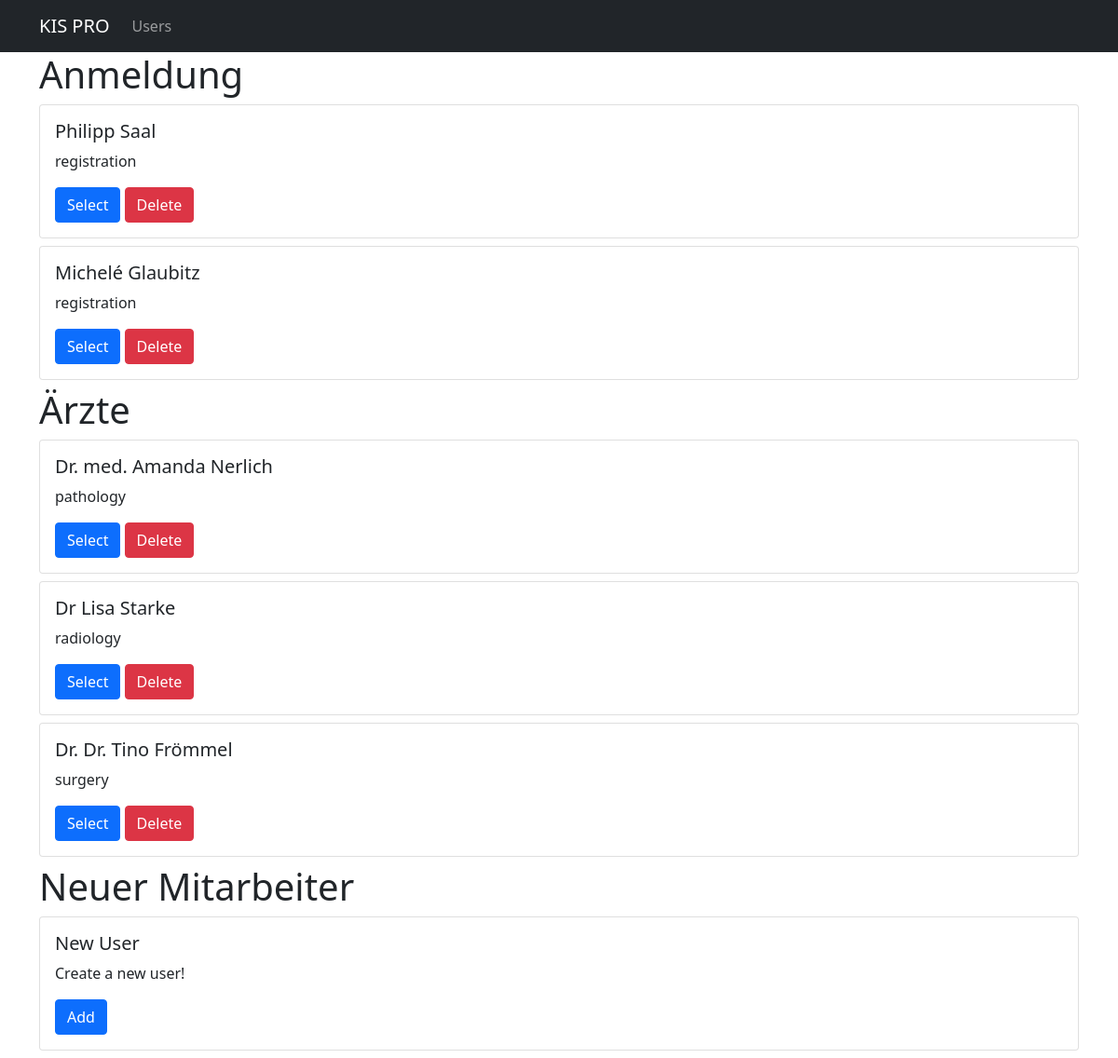
The page / on the database its author committed.
### kis_pro/models.py (models this page shows, shortened)
class Person(models.Model):
    title = models.CharField(max_length=50)
    firstname = models.CharField(max_length=100)
    lastname = models.CharField(max_length=100)
    def user_print(self):
        return self.title + ' ' + self.firstname + ' ' + self.lastname
    class Meta:
        abstract = True

class User(Person):
    role = models.ForeignKey(Role, on_delete=models.CASCADE)
    def role_to_name(self):
        return self.role.print_role_name()

class Role(models.Model):
    name = models.CharField(max_length=10)
    def print_role_name(self):
        return self.name
    class Meta:
        managed = False

class Doctor(Person):
    role = models.ForeignKey(Role, on_delete=models.CASCADE)
    def role_to_name(self):
        return self.role.print_role_name()
    def role_to_url(self):
        return 'kis_pro_' + self.role_to_name().lower()

### kis_pro/views.py (the view)
# urls.py: path('', views.kis_pro_index, name="kis_pro_index"),
def kis_pro_index(request):
    user = User.objects.all()
    doc = Doctor.objects.all()
    context = {
        'user': user,
        'docs': doc
    }
    return render(request, 'kis_pro_index.html', context)

### kis_pro/templates/kis_pro_index.html
{% extends "base.html" %}
{% load static %}
{% block page_content %}
    <h1>Anmeldung</h1>
    <div class="col">
        {% for user in user %}
            <div class="card mb-2">
                <div class="card-body">
                    <h5 class="card-title">{{ user.user_print }}</h5>
                    <p class="card-text">{{ user.role_to_name }}</p>
                    <a href="{% url 'kis_pro_registration' %}"
                       class="btn btn-primary">
                        Select
                    </a>
                    <a href="{% url 'kis_pro_deleteregistration' user.pk %}"
                       class="btn btn-danger">
                        Delete
                    </a>
                </div>
            </div>
        {% endfor %}
    </div>
    <h1>Ärzte</h1>
    <div class="col">
        {% for doc in docs %}
            <div class="card mb-2">
                <div class="card-body">
                    <h5 class="card-title">{{ doc.user_print }}</h5>
                    <p class="card-text">{{ doc.role_to_name }}</p>
                    <a href="{% url doc.role_to_url doc.pk %}"
                       class="btn btn-primary">
                        Select
                    </a>
                    <a href="{% url 'kis_pro_deleteuser' doc.pk %}"
                       class="btn btn-danger">
                        Delete
                    </a>
                </div>
            </div>
        {% endfor %}
    </div>
    <h1>Neuer Mitarbeiter</h1>
    <div class="col">
        <div class="card mb-2">
            <div class="card-body">
                <h5 class="card-title">New User</h5>
                <p>Create a new user!</p>
                <a href="{% url 'kis_pro_newuser' %}"
                   class="btn btn-primary">
                    Add
                </a>
            </div>
        </div>
    </div>
{% endblock %}

### rows shown on the page
User: user_print "Philipp Saal", role_to_name "registration"
User: user_print "Michelé Glaubitz", role_to_name "registration"
Doctor: user_print "Dr. med. Amanda Nerlich", role_to_name "pathology"
Doctor: user_print "Dr Lisa Starke", role_to_name "radiology"
Doctor: user_print "Dr. Dr. Tino Frömmel", role_to_name "surgery"
